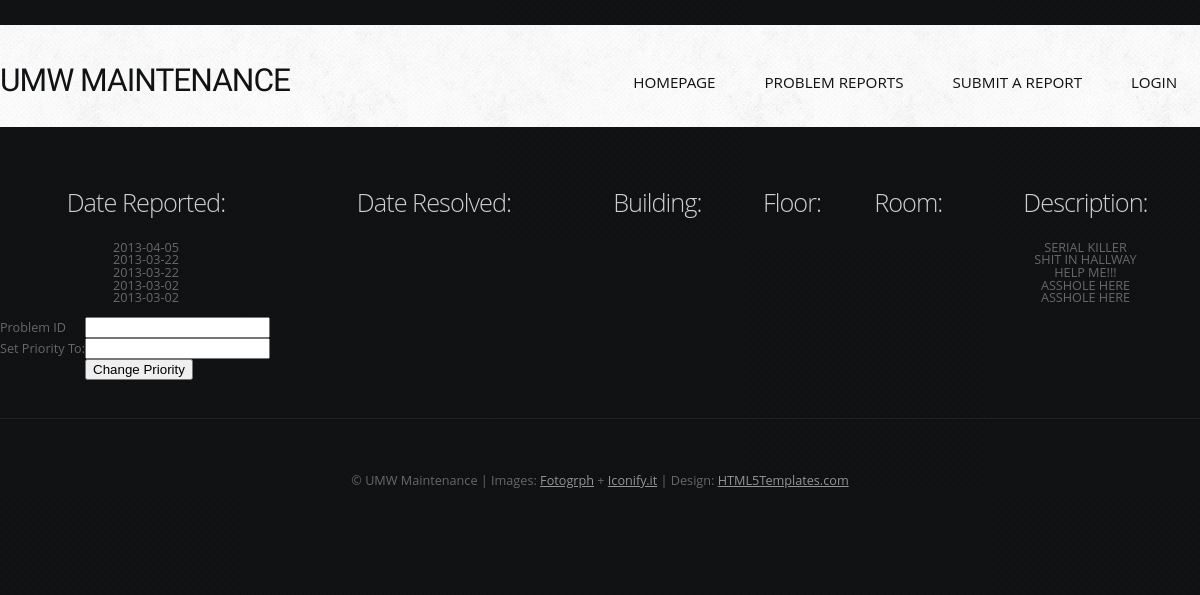
Page /currentReports.php on the earlier database version.
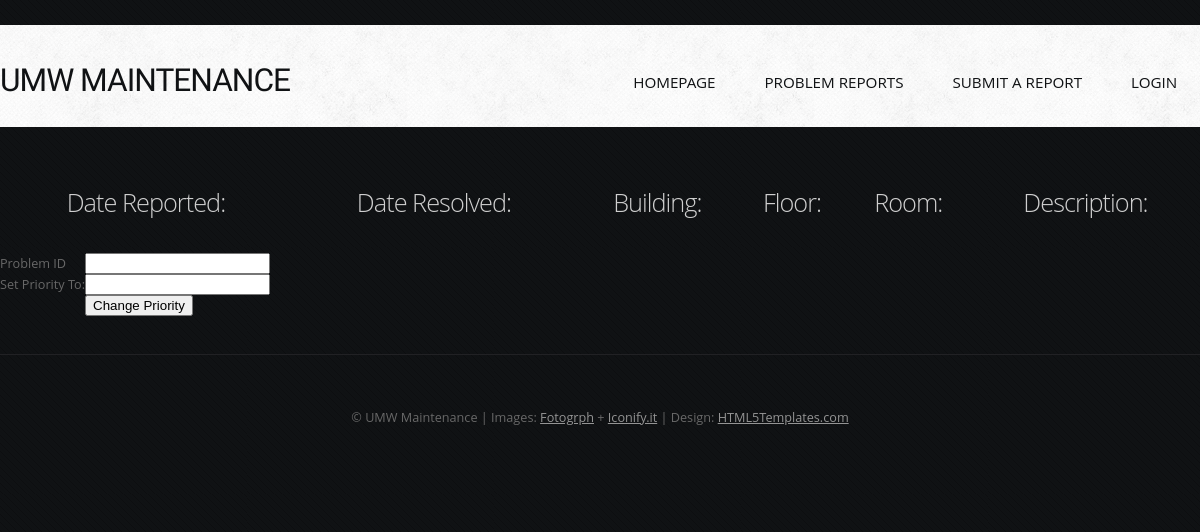
Same page on the later database version.
### tables this page shows
CREATE TABLE IF NOT EXISTS `reports` (
  `id` bigint(20) NOT NULL AUTO_INCREMENT,
  `Description` longtext NOT NULL,
  `ReportDate` date NOT NULL,
  `Priority` int(11) DEFAULT '0',
  `BuildingID` int(3) NOT NULL,
  PRIMARY KEY (`id`)
);

### currentReports.php (the view, shortened to what this page needs)
<!DOCTYPE HTML>
<html>
	<head>
	</head>
	<body>
		<div id="header-wrapper">
			<header id="header">
				<div class="5grid-layout">
					<div class="row">
						<div class="4u" id="logo">
							<h1><a href="#" class="mobileUI-site-name">UMW Maintenance</a></h1>
						</div>
						<div class="8u" id="menu">
							<?php include 'includes/nav-bar.php'; ?>
						</div>
					</div>
				</div>
			</header>
		</div>
		<div id="wrapper" class="5grid-layout">
			<div id="page" class="row">
				<div id="content" class="12u">
		<div align="center">
			<?php
					include('dbconnect.php');
					$query = "SELECT * FROM reports ORDER BY ReportDate DESC";
					$result = mysqli_query($db, $query) or die("Error Querying Database");
					echo "<table class='reportList' width='100%' align='center' padding='10'>";
                                        if(!isset($_SESSION['loggedIn'])){
                                         echo "<tr><th><h2>ID:</h2></th><th><h2>Date Reported:</h2></th><th><h2>Priority:</h2></th><th><h2>Date Resolved:</h2></th><th><h2>Building:</h2></th><th><h2>Room:</h2></th><th><h2>Description:</h2></th></tr>";}
                                            else{
					           echo "<tr><th><h2>Date Reported:</h2></th><th><h2>Date Resolved:</h2></th><th><h2>Building:</h2></th><th><h2>Floor:</h2></th><th><h2>Room:</h2></th><th><h2>Description:</h2></th></tr>";
					         }
					while($row = mysqli_fetch_array($result)) {
					 	if(!isset($_SESSION['loggedIn'])){
                                                 echo "<tr><td align='center'>" .$row['id']. "</td><td align='center'>" . $row['ReportDate'] . "</td><td align='center'>" .$row['Priority']."</td><td align='center'>" . $row['ResolveDate'] . "</td><td align='center'>" .$row['Building'] . "</td><td align='center'>" . $row['Room'] . "</td><td align='center'>" . $row['Description'] . "</td></tr>";
 					}
                                                 else{
						echo "<tr><td align='center'>" . $row['ReportDate'] . "</td><td align='center'>" . $row['ResolveDate'] . "</td><td align='center'>" .$row['Building'] . "</td><td align='center'>" . $row['Floor'] . "</td><td align='center'>" . $row['Room'] . "</td><td align='center'>" . $row['Description'] . "</td></tr>";
						}
					}
					echo "</table>"
			?>
			</div>
					<form method="post" action="changePriority.php">
					<table>
					<tr><td>Problem ID</td><td><input type="number" id="id" name="id" /></td></tr>
					<tr><td>Set Priority To:</td><td><input type="number" id="Priority" name="Priority" /></td></tr>
					<tr><td>&nbsp;</td><td><input type="submit" name="changePriority" value="Change Priority" /></td></tr>
					</table>
					</form>
				</div>
			</div>
		</div>
		<div class="5grid-layout" id="copyright">
			<div class="row">
				<div class="12u">
					<section>
						<p>&copy; UMW Maintenance | Images: <a href="http://fotogrph.com/">Fotogrph</a> + <a href="http://iconify.it/">Iconify.it</a> | Design: <a href="http://html5templates.com/">HTML5Templates.com</a></p>
					</section>
				</div>
			</div>
		</div>
	</body>
</html>

### includes/nav-bar.php (shortened to what this page needs)
<?php
							echo '<nav class="mobileUI-site-nav">';
							echo '	<ul>';
							echo '		<li><a href="index.php">Homepage</a></li>';
							echo '		<li><a href="Reports.php">Problem Reports</a></li>';
							echo '		<li><a href="report.php">Submit a Report</a></li>';
							if($_SESSION['loggedIn'] == 0){
								echo '		<li><a href="login.php">Login</a></li>';
							} else {
								echo '		<li><a href="logout.php">Logout</a></li>';
							}
							echo '	</ul>';
							echo '</nav>';
?>

### css/5grid/core.css (style rules this page uses)
html, body, div, span, applet, object, iframe, h1, h2, h3, h4, h5, h6, p, blockquote, pre, a, abbr, acronym, address, big, cite, code, del, dfn, em, img, ins, kbd, q, s, samp, small, strike, strong, sub, sup, tt, var, b, u, i, center, dl, dt, dd, ol, ul, li, fieldset, form, label, legend, table, caption, tbody, tfoot, thead, tr, th, td, article, aside, canvas, details, embed, figure, figcaption, footer, header, hgroup, menu, nav, output, ruby, section, summary, time, mark, audio, video { margin: 0; padding: 0; border: 0; font-size: 100%; font: inherit; vertical-align: baseline; }
article, aside, details, figcaption, figure, footer, header, hgroup, menu, nav, section { display: block; }
body { line-height: 1; }
ol, ul { list-style: none; }
table { border-collapse: collapse; border-spacing: 0; }
.\35 grid .\31 2u { width: 100%; }
.\35 grid .\38 u { width: 66%; }
.\35 grid .\34 u { width: 32%; }
.\35 grid .\31 u, .\35 grid .\32 u, .\35 grid .\33 u, .\35 grid .\34 u, .\35 grid .\35 u, .\35 grid .\36 u, .\35 grid .\37 u, .\35 grid .\38 u, .\35 grid .\39 u, .\35 grid .\31 0u, .\35 grid .\31 1u, .\35 grid .\31 2u { margin: 1% 0 1% 2%; float: left; }
.\35 grid:after { content: ''; display: block; clear: both; height: 0; }

### template_files (DONT EDIT)/css/style.css (style rules this page uses)
html, body { height: 100%; }
body { margin-top: 2em; margin-bottom: 4em; padding: 0em; background: #101214 url(images/main-bg.png) repeat; font-family: 'Open Sans', sans-serif; font-size: 9.5pt; color: #686868; }
h1, h2, h3 { padding: 0 0 1em 0; font-weight: 300; color: #CFCFCF; }
h2 { letter-spacing: -1px; font-size: 2.00em; }
p, ol, ul { margin-top: 1em; }
p { line-height: 1.75em; }
a { text-decoration: underline; color: #909090; }
#header-wrapper { overflow: hidden; background: #FFFFFF url(images/header-bg.png) repeat; }
#wrapper { padding: 5em 0em 3em 0em; }
#copyright { overflow: hidden; padding: 3em 0em 6em 0em; border-top: 1px solid #212124; text-align: center; }
#copyright p { font-size: 1em; }
#copyright a { color: #949494; }

### css/5grid/core-desktop.css (style rules this page uses)
.\35 grid .row:after { content: ''; display: block; clear: both; height: 0; }
.\35 grid .row > :first-child { margin-left: 0; }
.\35 grid .row:first-child > * { margin-top: 0; }
.\35 grid .row:last-child > * { margin-bottom: 0; }

### template_files (DONT EDIT)/css/style-desktop.css (style rules this page uses)
#header { overflow: hidden; }
#logo { overflow: hidden; height: 8em; }
#logo h1 a { float: left; padding: 1.25em 0.25em 0em 0em; letter-spacing: -1px; text-decoration: none; text-transform: uppercase; font-family: 'Fjalla One', sans-serif; font-size: 2.50em; font-weight: 400; color: #101214; }
#menu { overflow: hidden; height: 8em; }
#menu ul { float: right; padding-top: 2em; text-align: center; }
#menu li { display: inline-block; }
#menu a { display: block; float: left; padding: 0.75em 1.5em; text-decoration: none; text-transform: uppercase; font-size: 1.20em; color: #101214; outline: 0; }

### css/5grid/core-1200px.css (style rules this page uses)
.\35 grid-layout { width: 1200px; margin: 0 auto; }

Differences in the rows shown:
removed reports: ReportDate "2013-04-05", Description "SERIAL KILLER"
removed reports: ReportDate "2013-03-22", Description "SHIT IN HALLWAY"
removed reports: ReportDate "2013-03-22", Description "HELP ME!!!"
removed reports: ReportDate "2013-03-02", Description "ASSHOLE HERE"
removed reports: ReportDate "2013-03-02", Description "ASSHOLE HERE"
